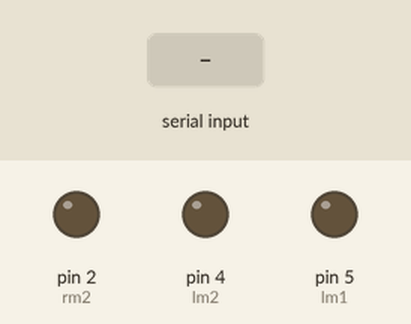
Simulated run of this sketch. Board: Arduino Uno, built with avr-gcc and run on an emulated ATmega328P. On the bench: output pins drawn as LEDs (lit = HIGH). The test bench sets the inputs (shaded band). Pins used as bus, display or sensor lines are not drawn.

Above: at 1.2 s.
1.3 s: "F" received over Serial
At 2.3 s:
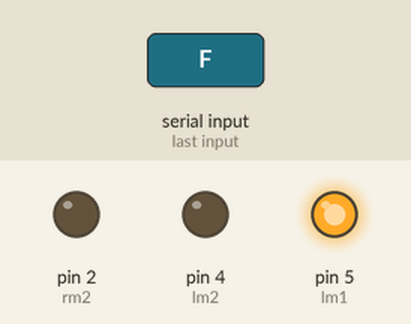
2.8 s: "B" received over Serial
At 3.4 s:
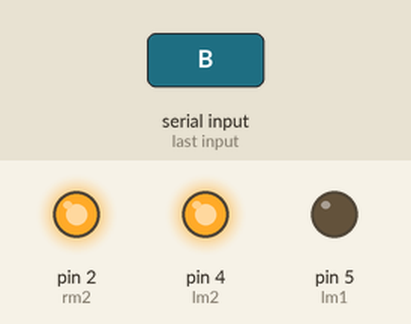
4.3 s: "L" received over Serial
At 5.5 s:
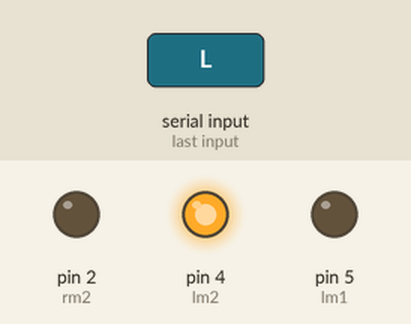
5.8 s: "R" received over Serial
At 6.9 s:
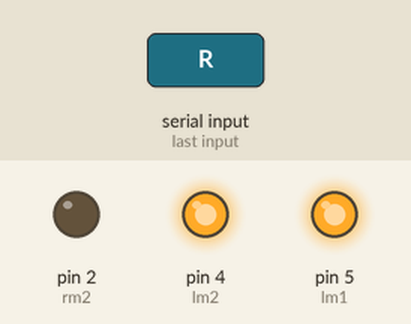
7.3 s: "1" received over Serial
At 8.0 s:
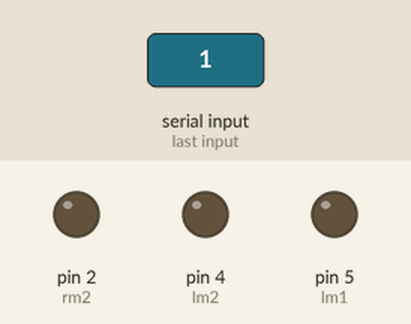
Timing chart, 0 to 9.8 s (numbered marks = the images above; inputs shaded):
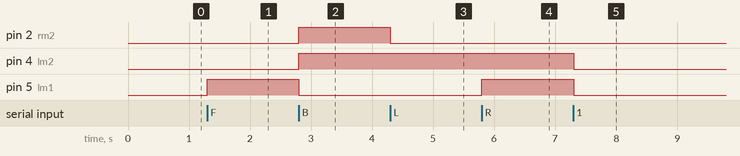

Measured:
- after the input at 1.3 s, pin 5 (lm1): LOW → HIGH at once
- after the input at 2.8 s, pin 2 (rm2), pin 4 (lm2): LOW → HIGH at once; pin 5 (lm1): HIGH → LOW at once
- after the input at 4.3 s, pin 2 (rm2): HIGH → LOW at once
- after the input at 5.8 s, pin 5 (lm1): LOW → HIGH at once
- after the input at 7.3 s, pin 4 (lm2), pin 5 (lm1): HIGH → LOW at once

The sketch:

sketch_may04b.ino
```cpp
int lm1 = 5;
int lm2 = 4;
int rm1 = 0;
int rm2 = 2;

void forward(){
  digitalWrite(lm1,HIGH);
  digitalWrite(lm2,LOW);
  digitalWrite(rm1,HIGH);
  digitalWrite(rm2,LOW);
}
void reverse(){
  digitalWrite(lm1,LOW);
  digitalWrite(lm2,HIGH);
  digitalWrite(rm1,LOW);
  digitalWrite(rm2,HIGH);
}
void right(){
  digitalWrite(lm1,HIGH);
  digitalWrite(lm1,LOW);
  digitalWrite(lm1,LOW);
  digitalWrite(lm1,HIGH);
}
void left(){
  digitalWrite(lm1,LOW);
  digitalWrite(lm2,HIGH);
  digitalWrite(rm1,HIGH);
  digitalWrite(rm2,LOW);
}
void stopp(){
  digitalWrite(lm1,LOW);
  digitalWrite(lm2,LOW);
  digitalWrite(rm1,LOW);
  digitalWrite(rm2,LOW);
}
void setup(){
  Serial.begin(9600);
  pinMode(lm1,OUTPUT);
  pinMode(lm2,OUTPUT);
  pinMode(rm1,OUTPUT);
  pinMode(rm2,OUTPUT);
}
void loop(){
  while(!Serial.available());
  char c = Serial.read();
  if (c=='F')
  forward();
  else if (c=='B')
  reverse();
  else if (c=='L')
  left();
  else if (c=='R')
  right();
  else
  stopp();
}
```
